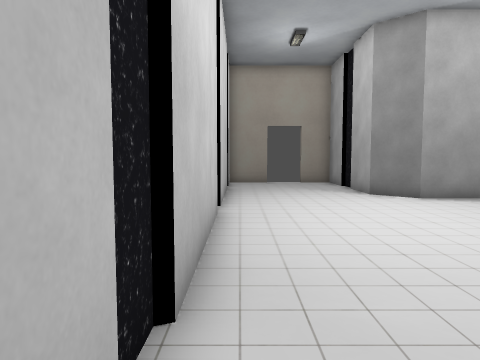
view 1 (above)

12 first-person views from a walk through a 3-D level made in the Godot game engine. The camera is 1.5 m above the floor, tilts 4° down and sees 70° across. The floor is counted in squares, 1 m on a side. Each view is taken from the middle of a square. On the plan, view 1 faces up. The plan holds only what a view shows up to about 16 squares ahead; the rest is blank. The place goes on beyond the plan. Some surface patterns are stand-ins.

view 2
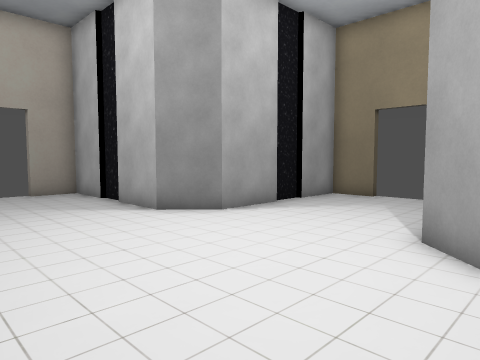

view 3
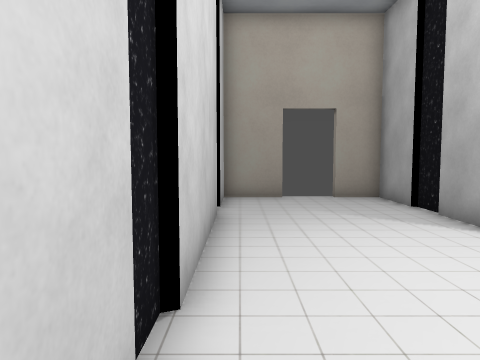

view 4
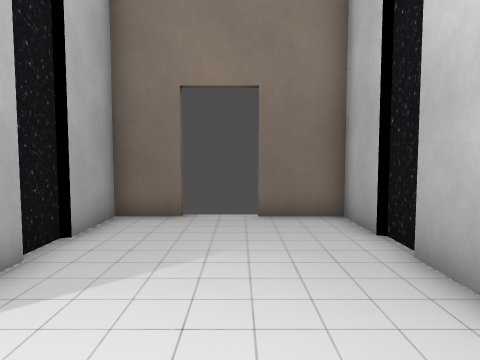

view 5
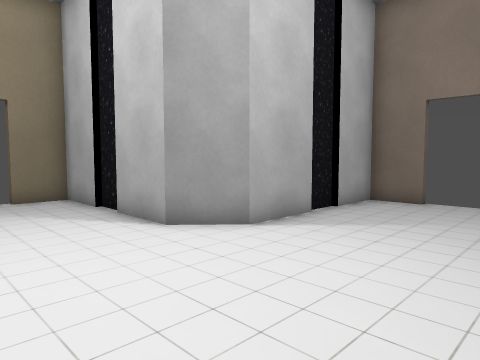

view 6
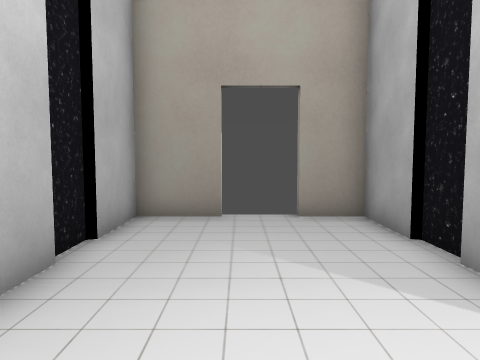

view 7
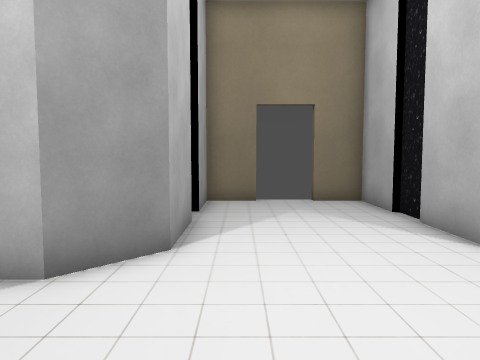

view 8
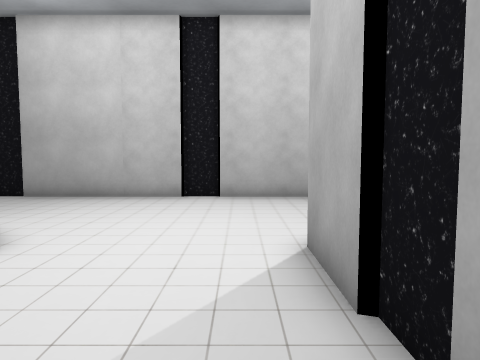

view 9
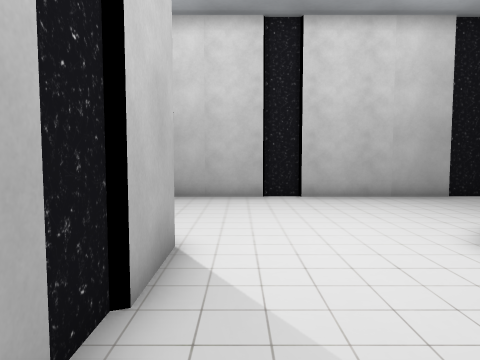

view 10
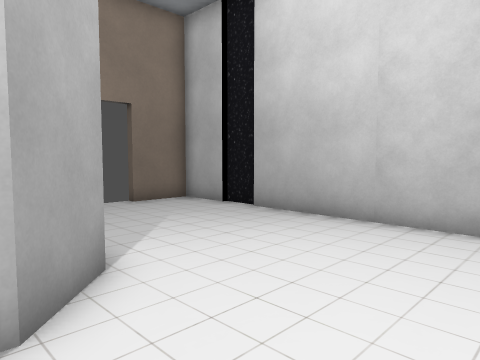

view 11
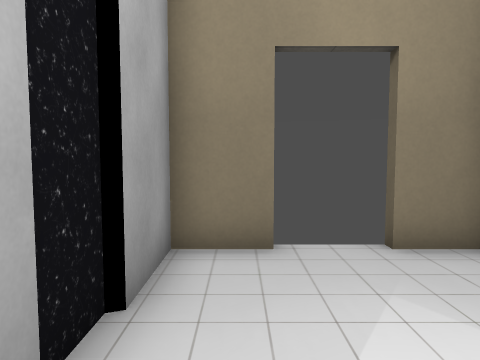

view 12
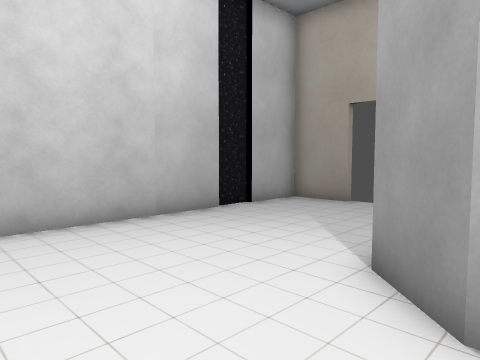

### Floor plan
Points are (right, up) in squares from view 1. A wall is a line through its corners. A room is listed if a view was taken in it or the views show most of it. See-through windows are left out.
Room 1 (views 1, 2, 3, 4, 5, 6, 7, 8, 9, 10, 11, 12)
walls: (-0.6, 8.9) (-0.6, 3); (-0.8, 10.2) (-0.8, 8.9); (8.8, 6.7) (10.1, 6.7); (8.9, 12.1) (6.4, 12.1) (5.1, 13.4) (5.1, 15.7); (5.1, 3.1) (5.1, 5.6) (6.4, 6.9) (8.8, 6.9); (10, 6.9) (12.4, 6.9) (12.4, 8.6); (5.3, 15.9) (5.3, 17.1); (10.3, 12.3) (8.9, 12.3); (5.3, 1.7) (5.3, 3); (-0.8, 3) (-0.8, 1.6); (5.1, 17) (5.1, 19.4) (3.4, 19.4); (-0.6, 15.7) (-0.6, 10.2); (12.4, 10.4) (12.4, 12.1) (10.3, 12.1); (-0.6, 1.6) (-0.6, -0.4) (1.6, -0.4); (-0.8, 17.1) (-0.8, 15.7); (3.4, -0.4) (5.1, -0.4) (5.1, 1.7); (1.6, 19.4) (-0.6, 19.4) (-0.6, 17.1)

Where each view was taken, in squares from view 1:
view 1: 0 up, 0 right, facing up
view 2: 5 up, 0 right, facing up-right
view 3: 7 up, 0 right, facing up
view 4: 8 up, 2 right, facing down
view 5: 11 up, 0 right, facing down-right
view 6: 11 up, 2 right, facing up
view 7: 11 up, 1 right, facing right
view 8: 11 up, 12 right, facing left
view 9: 8 up, 12 right, facing left
view 10: 10 up, 7 right, facing down-left
view 11: 11 up, 7 right, facing right
view 12: 9 up, 7 right, facing up-left
